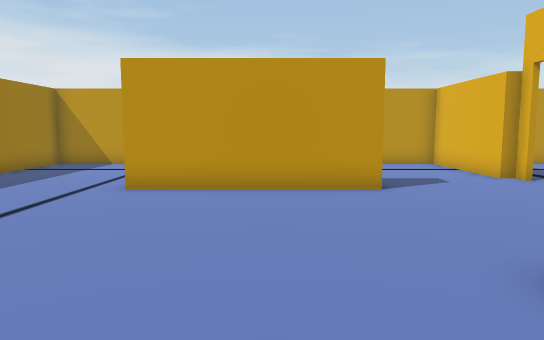
view 1 (above)

15 first-person views from a walk through a 3-D level made in the Unity game engine. The camera is 1.4 m above the floor, tilts 6° down and sees 70° across. The floor is counted in squares, 1 m on a side. Each view is taken from the middle of a square. On the plan, view 1 faces up. The plan holds only what a view shows up to about 16 squares ahead; the rest is blank. The place goes on beyond the plan. Some animated figures are not drawn. Door leaves are left out, so doorways stand open.

view 2
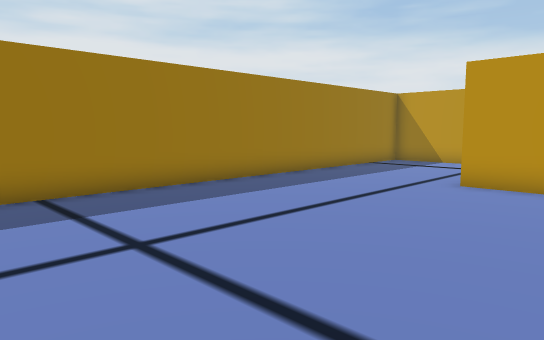

view 3
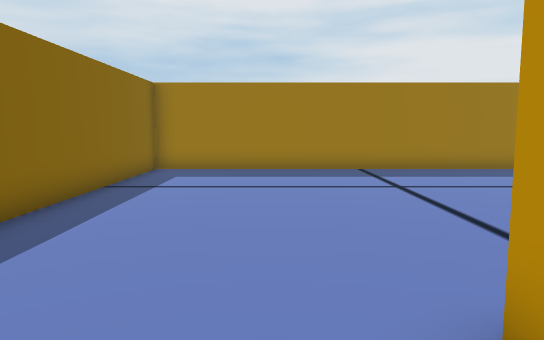

view 4
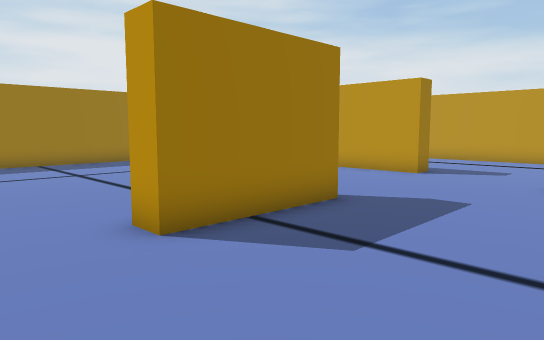

view 5
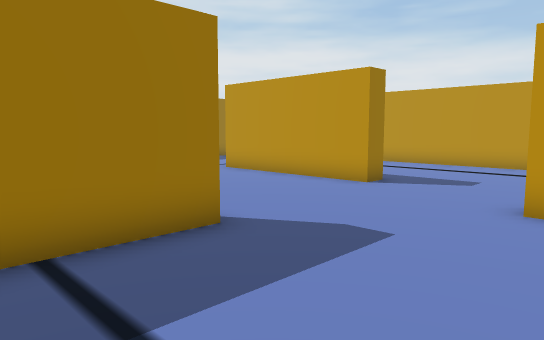

view 6
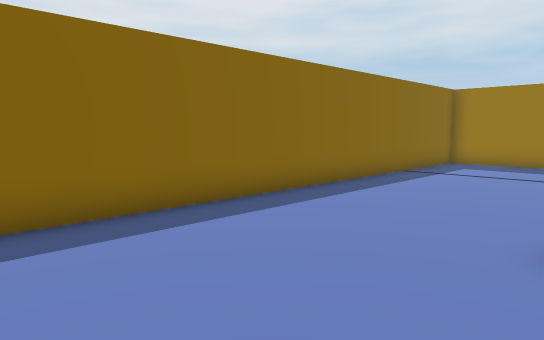

view 7
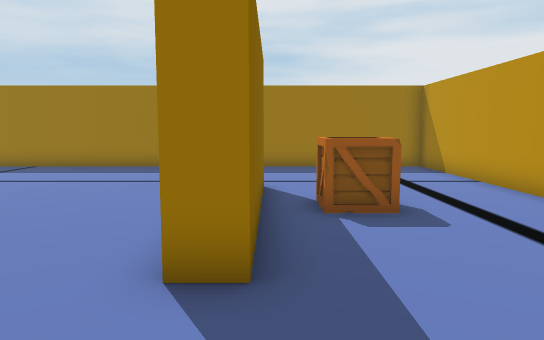

view 8
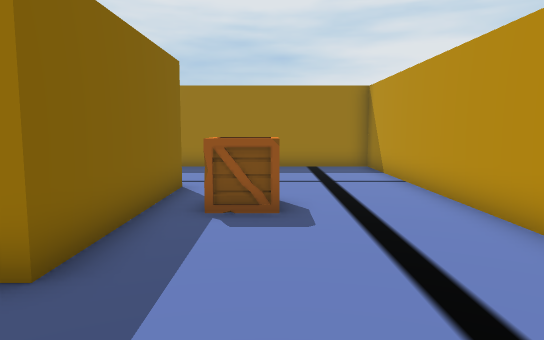

view 9
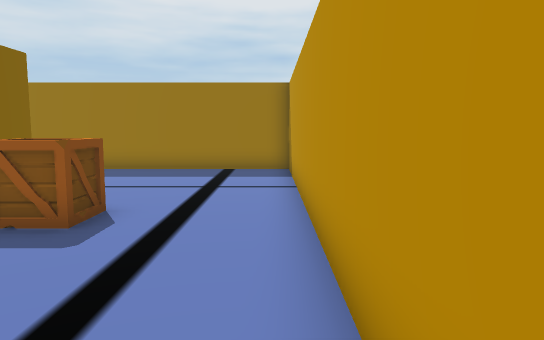

view 10
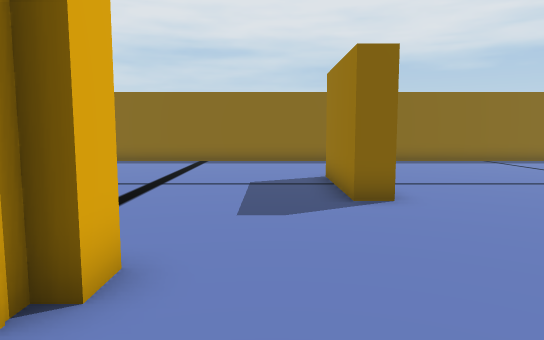

view 11
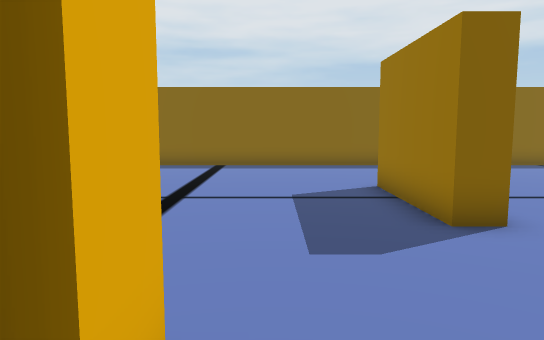

view 12
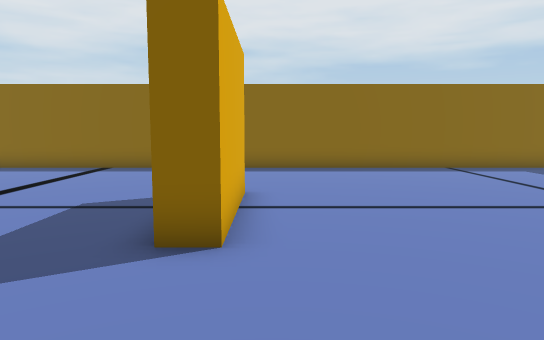

view 13
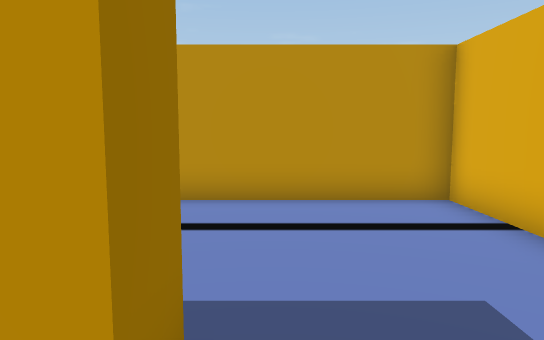

view 14
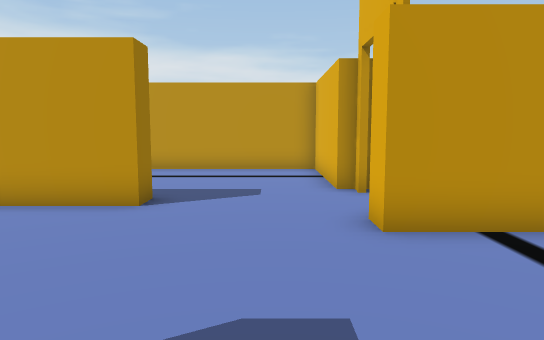

view 15
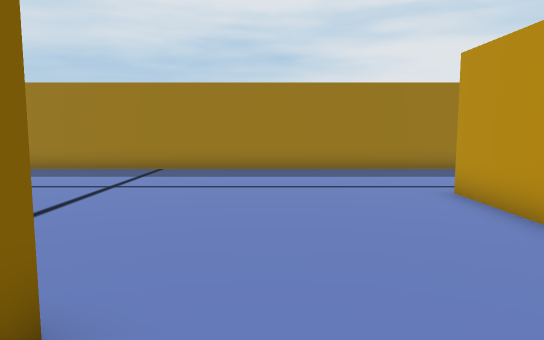

### Floor plan
Points are (right, up) in squares from view 1. A wall is a line through its corners. A room is listed if a view was taken in it or the views show most of it. See-through windows are left out.
Room 1 (views 1, 2, 3, 4, 5, 6, 7, 8, 9, 10, 11, 12, 13, 14, 15)
walls: (2.6, 3.5) (3.4, 3.5) (3.4, -0.5) (2.6, -0.5) (2.6, 3.5); (-3.5, 9.8) (2.6, 9.8) (2.6, 9) (-3.5, 9); (6.9, 8) (6.9, 8.5); (8.5, 7.2) (6.5, 7.2) (6.5, 8); (6.9, 10.5) (6.9, 11); (6.5, 11) (6.5, 15.6) (-8.6, 15.6) (-8.6, -6.1) (8.5, -6.1)
ways out: opening at (7, 9.5); open door at (3, 11.5)
objects: crate (-1, 11) to (-1, 12)

Positions as (right, up) in squares from view 1, and headings:
1: (0, 0), facing up
2: (0, -1), facing up-left
3: (5, -2), facing left
4: (8, -3), facing up-left
5: (8, 0), facing up-left
6: (8, 0), facing down-left
7: (6, 10), facing left
8: (6, 12), facing left
9: (5, 15), facing left
10: (5, 11), facing down
11: (6, 9), facing down
12: (2, 8), facing down
13: (3, 8), facing up
14: (5, 2), facing up
15: (5, 5), facing left
